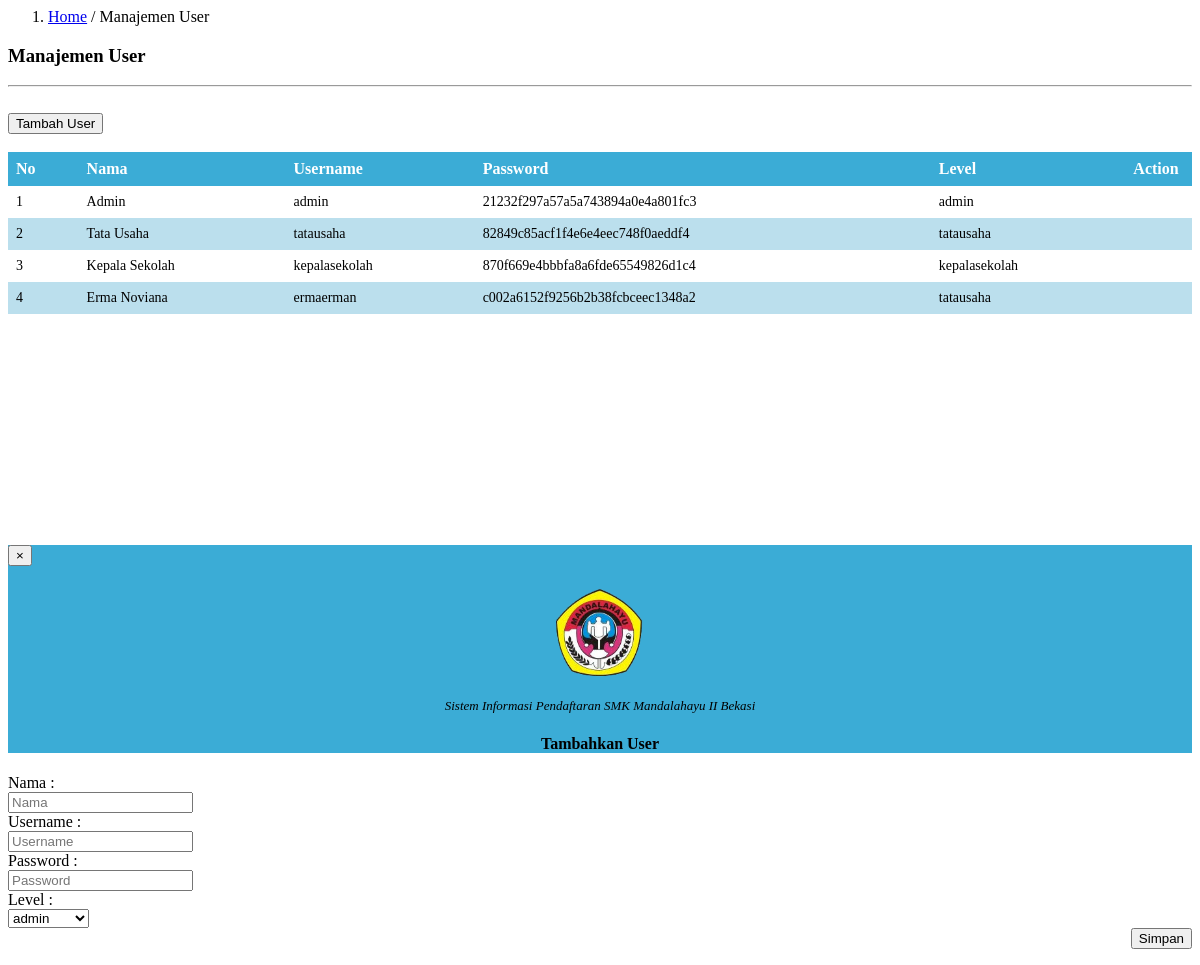
Page /admin/manajemen-user.php on the earlier database version.
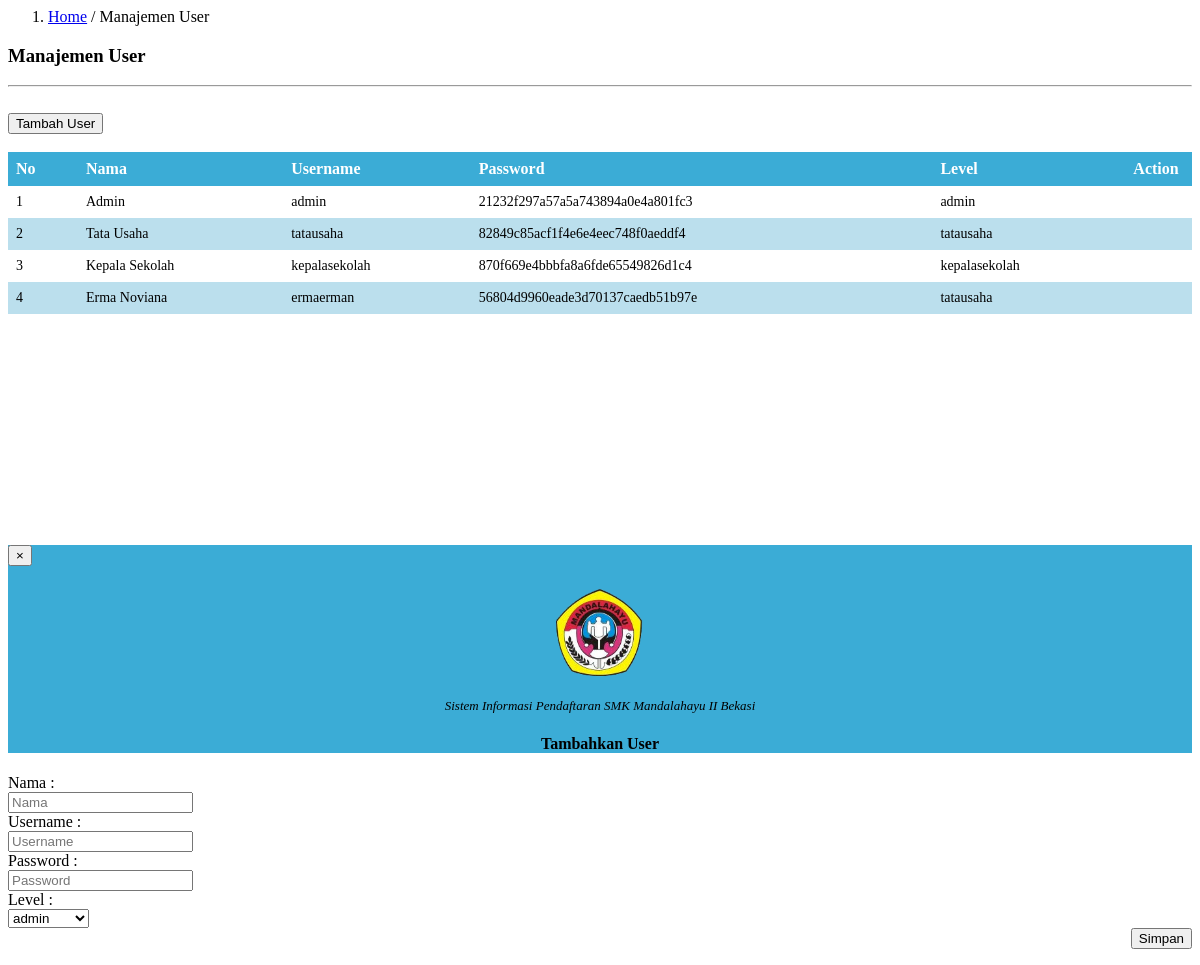
Same page on the later database version.
### tables this page shows
CREATE TABLE `tbl_user` (
  `id_user` int(10) NOT NULL,
  `nama` varchar(50) NOT NULL,
  `username` varchar(30) NOT NULL,
  `password` varchar(50) NOT NULL,
  `level` varchar(20) NOT NULL
);

### admin/manajemen-user.php (the view, shortened to what this page needs)
<div class="col-md-10" style="padding:0px">
  <ol class="breadcrumb" style="margin:0;border-radius:0;">
    <li class="active"><a href="admin.php?content=home-admin">Home</a> / Manajemen User</li>
  </ol>
</div>
<div class="col-md-10" style="min-height:500px">
  <h3><b>Manajemen</b> User</h3>
  <hr>
  <br>
    <button type="button" class="btn btn-primary" data-toggle="modal" data-target="#myModal"><i class="fa fa-plus-circle fa-fw"></i>Tambah User</button>
    <br><br>
    <form class="form-horizontal" method="POST">
      <table class="table table-striped">
        <thead>
          <tr>
            <th>No</th>
            <th>Nama</th>
            <th>Username</th>
            <th>Password</th>
            <th>Level</th>
            <th colspan="2"><center>Action</center></th>
          </tr>
        </thead>
        <tbody>
          <?php
            include '../config/koneksi.php';
            $query = mysqli_query($konek, "SELECT id_user, nama, username, password, level FROM tbl_user")or die(mysqli_error());
                    if(mysqli_num_rows($query) == 0){
                      echo '<tr><td colspan="4" align="center">Tidak ada data!</td></tr>';
                    }
                      else
                    {
                      $no = 1;
                      while($data = mysqli_fetch_array($query)){
                        echo '<tr>';
                        echo '<td>'.$no.'</td>';
                        echo '<td>'.$data['nama'].'</td>';
                        echo '<td>'.$data['username'].'</td>';
                        echo '<td>'.$data['password'].'</td>';
                        echo '<td>'.$data['level'].'</td>';
                        echo '<td  width="20"><a data-toggle="tooltip" data-placement="left" title="Edit" href=admin.php?content=edit-user&&id_user='.$data['id_user'].'><i class="fa fa-edit fa-fw"></i></a></td>';
                        echo '<td  width="20"><a data-toggle="tooltip" data-placement="left" title="Delete" href=../config/delete-user.php?id_user='.$data['id_user'].'><i class="fa fa-trash fa-fw"></i></a></td>';
                        echo '</tr>';
                        $no++;
                      }
                    }
                ?>
        </tbody>
      </table>
    </form>
  </div>
<div id="myModal" class="modal fade" role="dialog">
  <div class="modal-dialog">
      <div class="modal-content">
          <div class="modal-header" style="background-color:#3bacd6";>
            <button type="button" class="close" data-dismiss="modal">&times;</button>
            <p align="center"><img src="../gambar/manda.png" alt="" height="100px" width="130px"></p>
            <p align="center"><font size="2px"><i>Sistem Informasi Pendaftaran SMK Mandalahayu II Bekasi</i></font></p>
            <h4 class="modal-title" align="center"><b>Tambahkan User</b></h4>
          </div>
          <div class="modal-body">
            <form action="../config/add-user.php" class="form-horizontal" method="POST">
              <div class="form-group">
                <label class="col-sm-2">Nama</label>
                <label class="col-sm-1">:</label>
                  <div class="col-sm-5">
                      <input type="text" class="form-control" name="nama" placeholder="Nama" required>
                  </div>
              </div>
              <div class="form-group">
                <label class="col-sm-2">Username</label>
                <label class="col-sm-1">:</label>
                  <div class="col-sm-5">
                      <input type="username" class="form-control" name="username" placeholder="Username" required>
                  </div>
              </div>
              <div class="form-group">
                  <label class="col-sm-2">Password</label>
                  <label class="col-sm-1">:</label>
                  <div class="col-sm-5">
                      <input type="password" class="form-control" name="password" placeholder="Password" required>
                  </div>
              </div>
              <div class="form-group">
                  <label class="col-sm-2">Level</label>
                  <label class="col-sm-1">:</label>
                  <div class="col-sm-5">
                    <select  type="level" class="form-control" name="level">
                      <option>admin</option>
                    </select>
                  </div>
              </div>
              <div class="form-group">
                  <div class="col-sm-6" align="right">
                      <button class="btn btn-primary">Simpan</button>
                  </div>
              </div>
            </form>
          </div>
      </div>
    </div>
  </div>

Differences in the rows shown:
changed tbl_user "Erma Noviana": password "c002a6152f9256b2b38fcbceec1348a2" → "56804d9960eade3d70137caedb51b97e"
